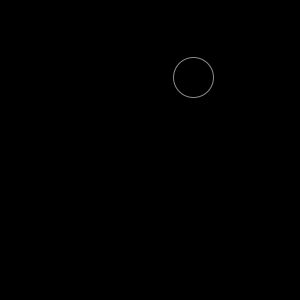
Frame 1 (no input)
Frame 60 (the mouse pressed at the canvas centre just before this capture): identical to frame 1, image omitted
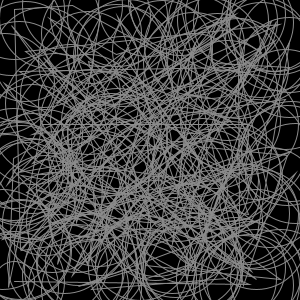
Frame 120 (the mouse held since frame 60 and released just before this capture)

The Processing sketch that drew these frames (run headless with seeded random() and noise(); from frame 60 on, the mouse is pressed at the canvas centre):

// Processing sketch: processing_96839
// ── processing_96839.pde




ArrayList<PVector> points;

int maxNum = 365;

void setup(){
size(300,300);
smooth();

   points = new ArrayList<PVector>();
 for(int i=70; i< maxNum; i++){
   PVector p = new PVector(random(0,width), random(0,height));
   points.add(p);
  }
}
void draw(){
  background(0);
  stroke(139);
  noFill();
  
  float mouseMax = map(mouseY,0,height,0,1);
  float progress = map(mouseX,0,width,0,points.size()-1);
 
  int index = floor(progress); 
  
 PVector startPoint = points.get(index);
 PVector endPoint =   points.get(index+1); 
 
 float x = lerp(startPoint.x,endPoint.x,progress-index);
 float y = lerp(startPoint.y,endPoint.y,progress-index);
 
  ellipse(x,y,40,40);
  beginShape();
 
  for(int i=10; i< points.size()*mouseMax; i++){
   PVector p = points.get(i);
   vertex(p.x,p.y);
   }
   endShape();
 
 for(int i=10; i< points.size()*mouseMax; i++){
  PVector p = points.get(i);
      ellipse(p.x,p.y,100,100);

  }



}
